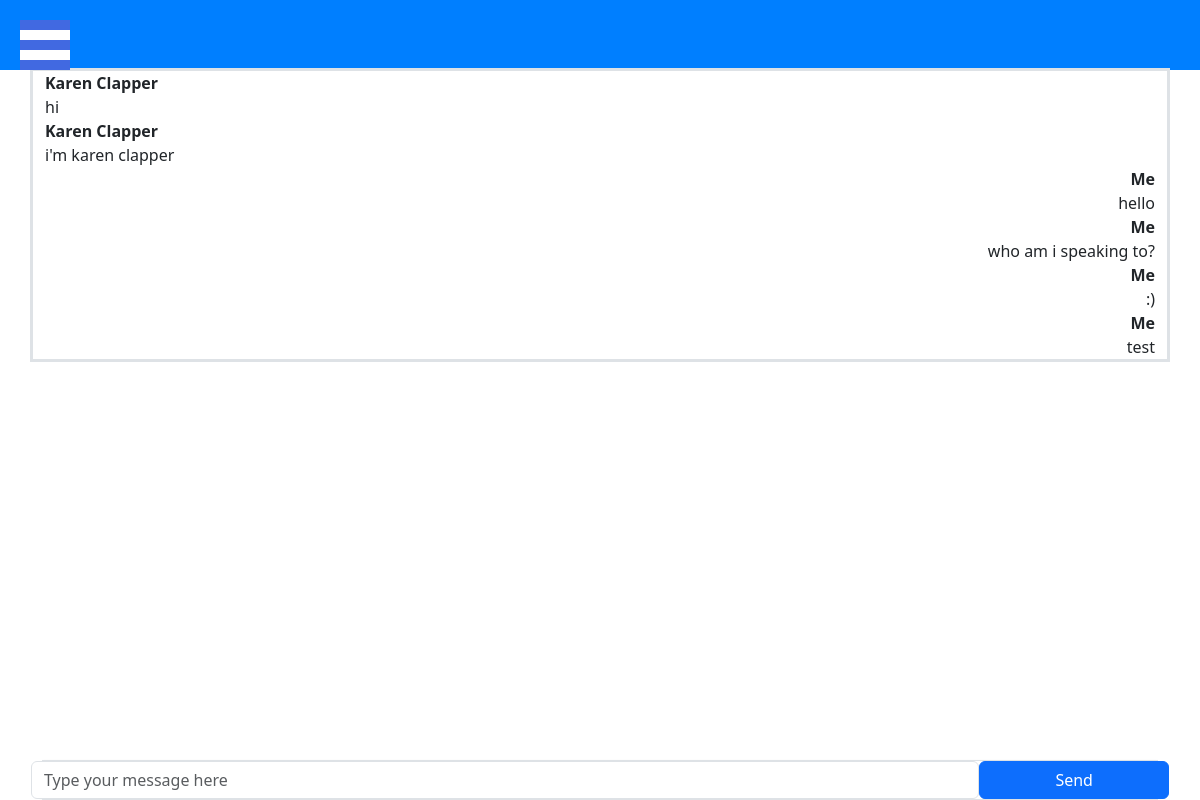
The page /chatpage.php?toId=15 (signed in) on the database as committed earlier.
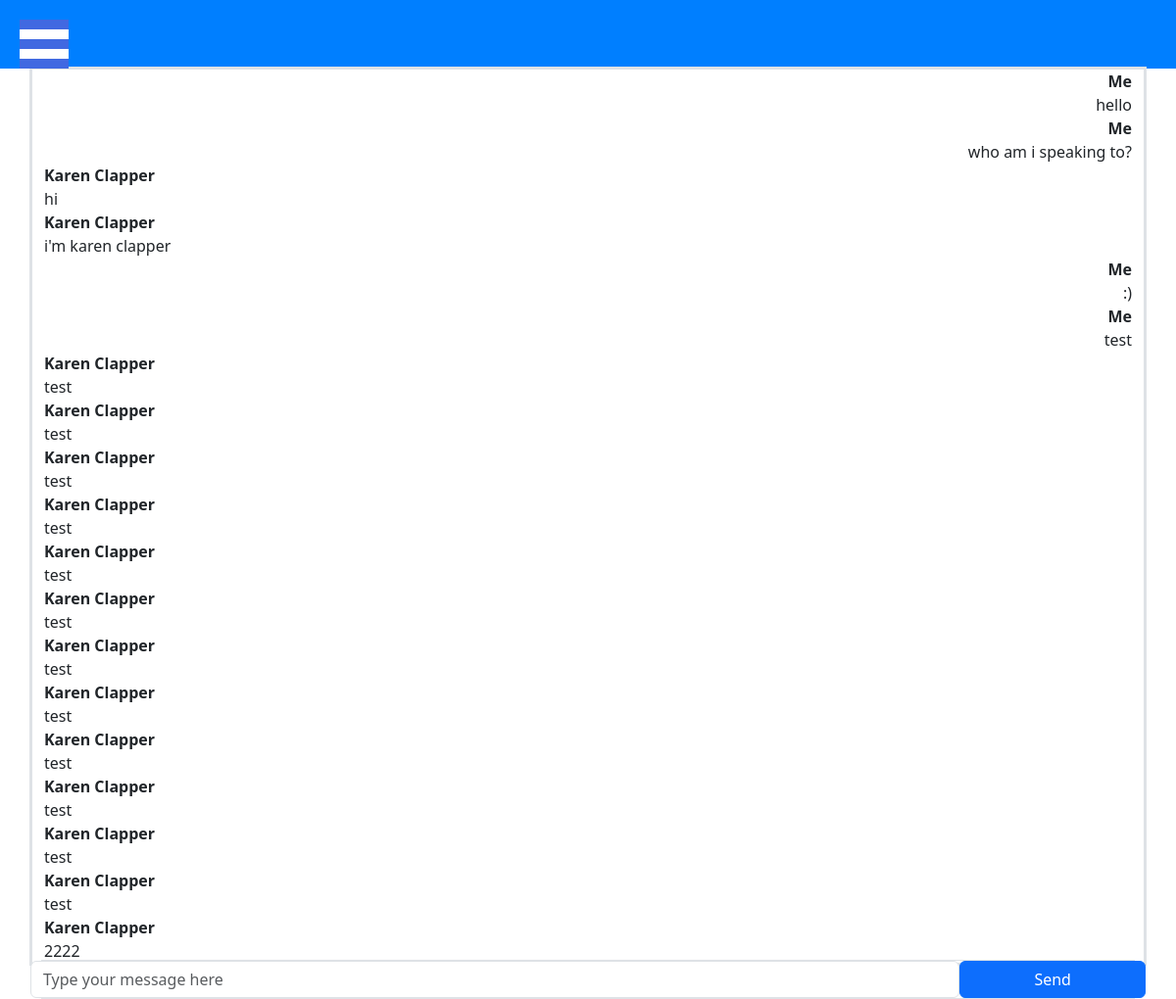
The same page on the database as committed later.
### tables this page shows
CREATE TABLE `messages` (
  `message_id` int(11) NOT NULL,
  `dateTime` datetime NOT NULL,
  `fromId` int(11) NOT NULL,
  `toId` int(11) NOT NULL,
  `message` varchar(500) NOT NULL
);

CREATE TABLE `users` (
  `id` int(11) NOT NULL,
  `name` varchar(200) NOT NULL,
  `email` varchar(100) NOT NULL,
  `password` varchar(200) NOT NULL,
  `role` varchar(10) NOT NULL DEFAULT 'member',
  `profile_pic` varchar(250) NOT NULL DEFAULT 'default.jpg',
  `userStatus` varchar(10) NOT NULL DEFAULT 'active'
);

### chatpage.php (the view, shortened to what this page needs)
<?php
$fromId = $_SESSION['userId'];
$toId = $_GET['toId'];
require('project_connection.php');
try {
  $sqlAllMessages = "SELECT * FROM messages WHERE (fromId = :fromId AND toId = :toId) OR (fromId = :toId AND toId = :fromId)";
  $stmtAllMessages = $db->prepare($sqlAllMessages);
  $stmtAllMessages->bindParam(':fromId', $fromId);
  $stmtAllMessages->bindParam(':toId', $toId);
  $stmtAllMessages->execute();
  $allMessages = $stmtAllMessages->fetchAll();
  $toUserName = "SELECT DISTINCT name from users WHERE id = :toId";
  $stmtToUser = $db->prepare($toUserName);
  $stmtToUser->bindParam(':toId', $toId);
  $stmtToUser->execute();
  $toUserName = $stmtToUser->fetch();
} catch (PDOException $e) {
  echo $e->getMessage();
}
if ($_SESSION['userType'] == "member")
  require('navbar_member.php');
else if ($_SESSION['userType'] == "admin")
  require('navbar_admin.php');
else if ($_SESSION['userType'] == "specialist")
  require('navbar_specialist.php');
?>
<!DOCTYPE html>
<html lang="en">
<head>
  <link href="./assets/dist/css/bootstrap.min.css" rel="stylesheet">
</head>
<body style='width:100vw;'>
  <div class="container-md" style="margin-bottom:32px;  position:relative; bottom:2px; overflow-y:auto;">
    <div class="row border border-3 border-black">
      <?php
      foreach ($allMessages as $message) {
        if ($message['fromId'] == $fromId) {
          echo '<div class="col-12 text-end"><b>Me</b><br> ' . $message['message'] . '</div>';
        } else {
          echo "<div class='col-12 text-start'><b>" . $toUserName['name'] . "</b><br>" . $message['message'] . "</div>";
        }
      }
      ?>
    </div>
  </div>
  <div class="container-md fixed-bottom">
    <div class="border shadow-sm">
      <form action="processMessage.php" method="post" style="margin-bottom: 0px;">
        <div class="row">
          <div class="col-10 px-0">
            <input type="text" name="message" class="form-control w-100" placeholder="Type your message here">
          </div>
          <div class="col-2 px-0">
            <button type="submit" class="btn btn-primary  w-100">Send</button>
          </div>
        </div>
      </form>
    </div>
  </div>
</body>
</html>

Rows that differ between the two databases and show on the page:
shown differently, row unchanged: messages "hello": moves up the list
shown differently, row unchanged: messages "who am i speaking to?": moves up the list
added messages: fromId.name "Karen Clapper", message "test"
added messages: fromId.name "Karen Clapper", message "test"
added messages: fromId.name "Karen Clapper", message "test"
added messages: fromId.name "Karen Clapper", message "test"
added messages: fromId.name "Karen Clapper", message "test"
added messages: fromId.name "Karen Clapper", message "test"
added messages: fromId.name "Karen Clapper", message "test"
added messages: fromId.name "Karen Clapper", message "test"
added messages: fromId.name "Karen Clapper", message "test"
added messages: fromId.name "Karen Clapper", message "test"
added messages: fromId.name "Karen Clapper", message "test"
added messages: fromId.name "Karen Clapper", message "test"
added messages: fromId.name "Karen Clapper", message "2222"
